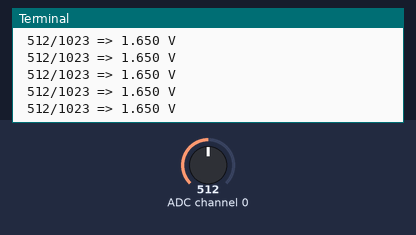
A program run on a simulated Raspberry Pi (BCM pin numbers). Parts: the last lines printed to the terminal. Inputs (shaded band) come from the test bench; at power-on: ADC channel 0 = 512 (analog values on the 0–1023 scale).

Above: at 1.2 s.
1.3 s: ADC channel 0 set to 0
At 1.31 s:
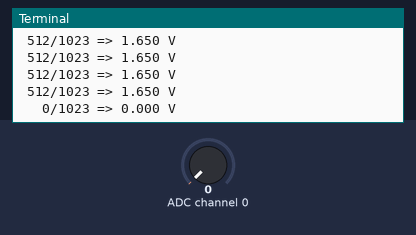
2.8 s: ADC channel 0 set to 18
At 2.92 s:
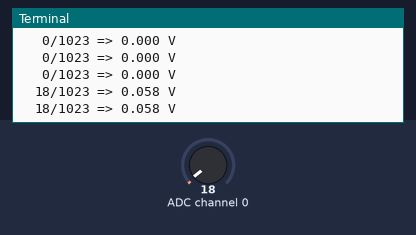
4.3 s: ADC channel 0 set to 1023
At 4.32 s:
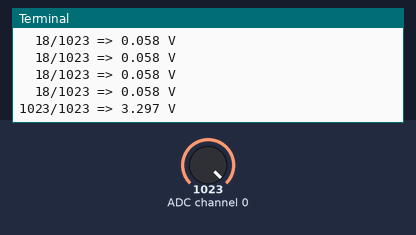

Measured:
- after the input at 1.3 s, the terminal: prints a new line at once (image 1)
- after the input at 2.8 s, the terminal: prints a new line at once (image 2)
- after the input at 4.3 s, the terminal: prints a new line at once (image 3)

The program:

analogIn.py
```python
#!/usr/bin/env python
# -*- coding: utf-8 -*-
'''
needs spidev installed
http://www.raspberrypi-spy.co.uk/2014/08/enabling-the-spi-interface-on-the-raspberry-pi/
'''
import sys


import RPi.GPIO as GPIO
import time
import spidev


pd = 0 #Analog in (on linker-base ADC)


spi = spidev.SpiDev()
spi.open(0,0)

def readadc(adcnum):
	# read SPI data from MCP3004 chip, 4 possible adc’s (0 thru 3)
	if ((adcnum > 3) or (adcnum < 0)):
		return-1
	r = spi.xfer2([1,8+adcnum <<4,0])
	#print(r)
	adcout = ((r[1] &3) <<8)+r[2]
	return adcout


while True:
	value=readadc(pd)
	volts=(value*3.3)/1024
	print("%4d/1023 => %5.3f V" % (value, volts))
	#temp = (((value * 1000) - 500)/10)
	#print temp
	time.sleep(0.1)


print('done.')
```
